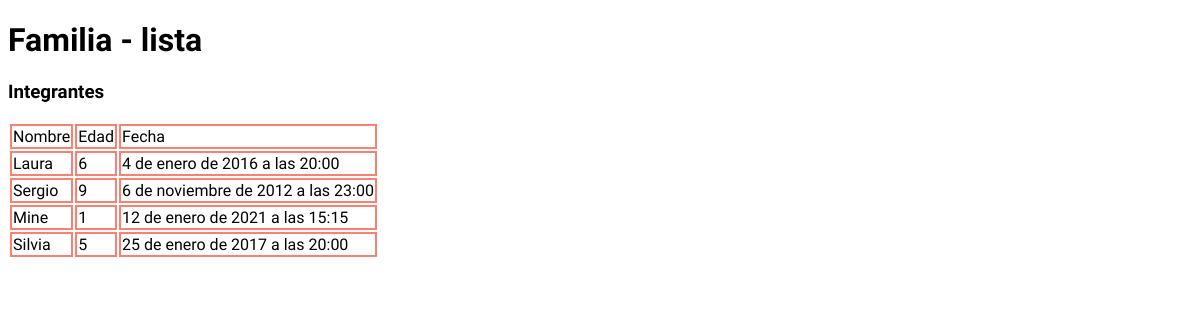
Screenshot of /familia/ with the database file from the repository.
### Familia/models.py (models this page shows)
class Persona(models.Model):
    nombre = models.CharField("Nombre", max_length=30)
    edad = models.PositiveIntegerField("Edad (años)")
    fecha = models.DateTimeField("Fecha de nacimiento")

### Familia/views.py (the view)
# urls.py: path('', views.index, name="index")
def index(request):
    personas=Persona.objects.all()
    ctx = {'personas':personas}
    return render(request, "familia/index.html", ctx)

### Familia/templates/familia/index.html (shortened to what this page needs)
{% load static %}
<!DOCTYPE html>
<html lang="en">
<head>
    <link rel="stylesheet" href="{% static 'Familia/styles.css' %}">
</head>
<body>
    <h1>Familia - lista</h1>
    <h3>Integrantes</h3>
    <table>
        <thead>
            <td>Nombre</td>
            <td>Edad</td>
            <td>Fecha</td>
        </thead>
        {% for persona in personas %}
        <tr>
            <td>{{persona.nombre}}</td>
            <td>{{persona.edad}}</td>
            <td>{{persona.fecha}}</td>
        </tr>
        {% endfor %}
    </table>
</body>
</html>

### Familia/static/Familia/styles.css (style rules this page uses)
body { font-family: 'Joan', serif; }
td { border: 2px solid salmon; }

### rows the page displays
Persona: nombre "Laura", edad "6", fecha "4 de enero de 2016 a las 20:00"
Persona: nombre "Sergio", edad "9", fecha "6 de noviembre de 2012 a las 23:00"
Persona: nombre "Mine", edad "1", fecha "12 de enero de 2021 a las 15:15"
Persona: nombre "Silvia", edad "5", fecha "25 de enero de 2017 a las 20:00"
